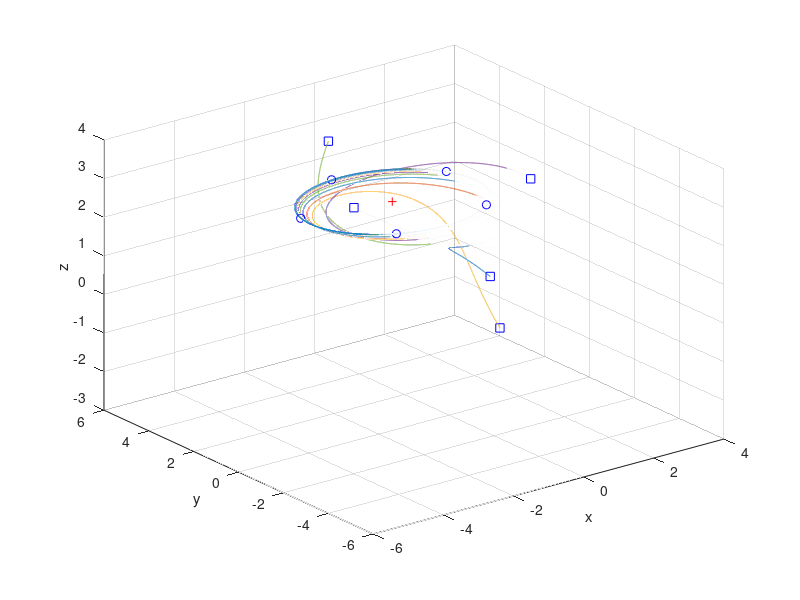

The MATLAB script that drew this image:
% this code takes random initial positions
n=input('Enter the number of agents:');
max_value=input('enter the maximum value that random number generator will give as agents position: ');
store = zeros(n,3,100001); %to store the coordinates of agents. the 3rd index is time 
store(:,:,1)=(rand(n,3)-0.5)*2*max_value; %random initial positions of agents
k = 0.3; %gain
d = 0.001; %small time interval for which velocity is considered constant to calculate next position depending on the current position
alpha=1.5*pi/n; %offset to bearing angle(bearing angle = angle of line connecting to agents)
T=[cos(alpha) sin(alpha) 0;-sin(alpha) cos(alpha) 0;0 0 1]; % offset matrix
kt=2*sin(pi/n)*sin(alpha-pi/n); %gain
zt=(rand(1,3)-0.5)*2*max_value; %random target
vx=0;vy=0;vz=0; %here we can give any velocity to the target

%following is a loop to store positions of all agents
for i = 1:100000
    for j = 1:n
        u=k*T*(store(mod(j,n)+1,:,i)'-store(j,:,i)')-kt*k*(store(j,:,i)'-zt'); %velocity of 'j'th agent as given in the document
        store(j,:,i+1)= store(j,:,i)+ u'.*d; %from the velocity we can get next position by assuming constant velocity for this small time interval
        zt(1)=zt(1)+d*vx; %from the given velocity of target we calculate next position of target
        zt(2)=zt(2)+d*vy;
        zt(3)=zt(3)+d*vz;
    end
end

%for plotting
for i=1:n
    
    for k=1:100001
        x1(k)=store(i,1,k);
        y1(k)=store(i,2,k);
        z1(k)=store(i,3,k);
    end
    plot3(x1(1),y1(1),z1(1),'bs'); %initial position of agents is denoted by squares
    hold on
    plot3(x1(100001),y1(100001),z1(100001),'bo') % final position of agents is denoted by circles
    plot3(x1,y1,z1); %trajectory of agents
end
plot3(zt(1),zt(2),zt(3),'r+') %target position denoted by plus sign
grid on
xlabel('x'); ylabel('y'); zlabel('z');